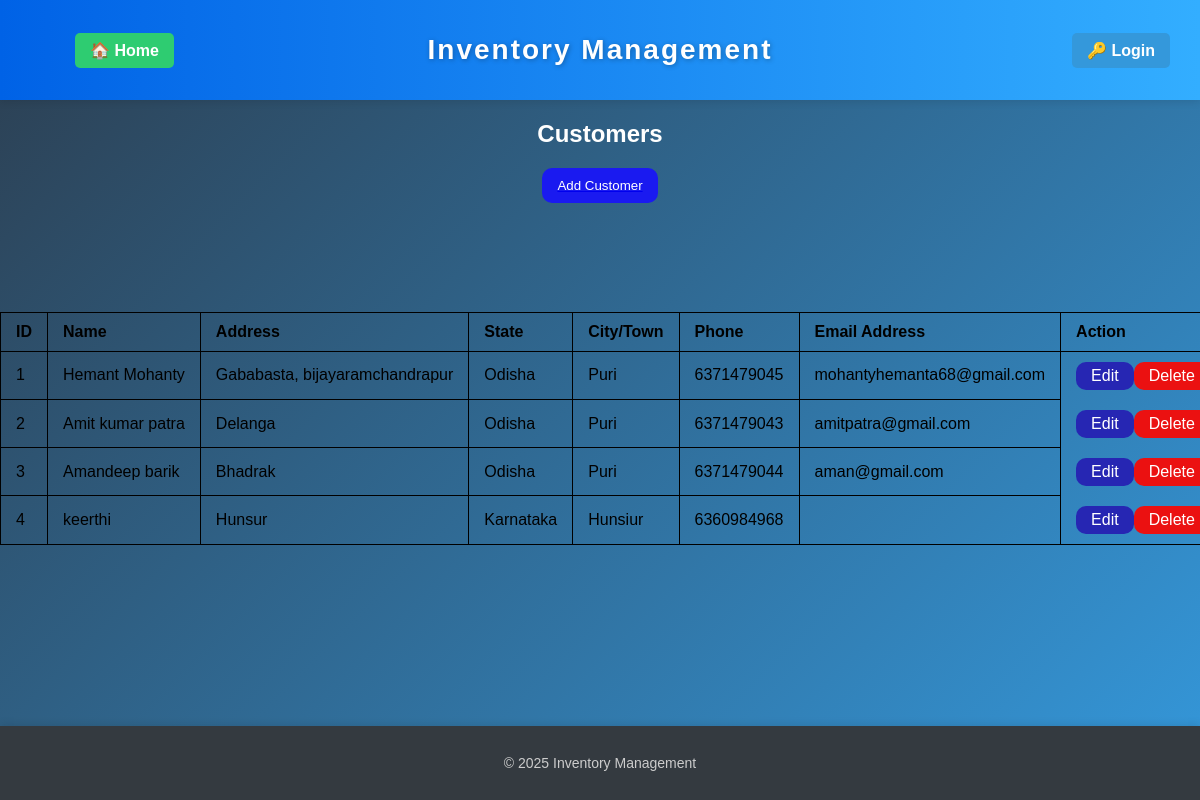
Page /customer on the committed database.
### app/models.py (models this page shows)
class Customer(db.Model):
    id = db.Column(db.Integer, primary_key=True)
    name = db.Column(db.String(200), nullable=False, unique=True)
    address = db.Column(db.String(200), nullable=False)
    state = db.Column(db.String(200), nullable=False)
    city = db.Column(db.String(200), nullable=False)
    phone = db.Column(db.String(20), nullable=False)
    email = db.Column(db.String(200), nullable=False)

### app/routes/dashboard.py (the view)
@dashboard_bp.route("/customer", methods=["GET", "POST"])
def customer():
    customers = Customer.query.all()
    return render_template("customer.html", customers=customers)

### app/templates/customer.html (shortened to what this page needs)
{% extends "base.html" %}
{% block content %}
<h2 class="heading">Customers</h2>
<a href="{{ url_for('create.add_customer') }}">
    <button class="form-btn-1">Add Customer</button>
</a>
<br>
<table border="1">
    <tr>
        <th>ID</th>
        <th>Name</th>
        <th>Address</th>
        <th>State</th>
        <th>City/Town</th>
        <th>Phone</th>
        <th>Email Address</th>
        <th>Action</th>
    </tr>
    {% for cust in customers %}
    <tr>
        <td>{{ cust.id }}</td>
        <td>{{ cust.name }}</td>
        <td>{{ cust.address }}</td>
        <td>{{ cust.state }}</td>
        <td>{{ cust.city }}</td>
        <td>{{ cust.phone }}</td>
        <td>{{ cust.email }}</td>
        <td class="td-btn">
            <a class="edit" href="{{ url_for('edit.edit_customer', id=cust.id) }}">Edit</a>
            <a class="delete" href="{{ url_for('edit.delete_customer', id=cust.id) }}">Delete</a>
        </td>
    </tr>
    {% endfor %}
</table>
{% endblock %}

### app/static/css/style.css (style rules this page uses)
body { margin: 0; font-family: Arial, sans-serif; min-height: 100vh; display: flex; flex-direction: column; background: linear-gradient(135deg, #2c3e50, #3498db); }
table { width: 80%; border-collapse: collapse; table-layout: auto; margin: auto; }
table, th, td { border: 1px solid black; padding: 10px 15px; white-space: nowrap; text-align: left; color: black; }
.edit { background-color: rgb(38, 38, 179); border: none; color: white; padding: 5px 15px; border-radius: 10px; text-decoration: none; }
.delete { background-color: rgb(235, 17, 17); border: none; color: white; padding: 5px 15px; border-radius: 10px; text-decoration: none; }
.td-btn { display: flex; justify-content: space-between; align-items: center; border: none; }
.heading { color: white; text-align: center; }
.form-btn-1 { background-color: rgb(26, 26, 240); color: white; text-decoration: none; padding: 10px 15px; border-radius: 10px; border: none; cursor: pointer; display: block; margin: 0 auto; }

### rows in the picture
Customer: id "1", name "Hemant Mohanty", address "Gababasta, bijayaramchandrapur", state "Odisha", city "Puri", phone "6371479045", email "mohantyhemanta68@gmail.com"
Customer: id "2", name "Amit kumar patra", address "Delanga", state "Odisha", city "Puri", phone "6371479043", email "amitpatra@gmail.com"
Customer: id "3", name "Amandeep barik", address "Bhadrak", state "Odisha", city "Puri", phone "6371479044", email "aman@gmail.com"
Customer: id "4", name "keerthi", address "Hunsur", state "Karnataka", city "Hunsiur", phone "6360984968"
